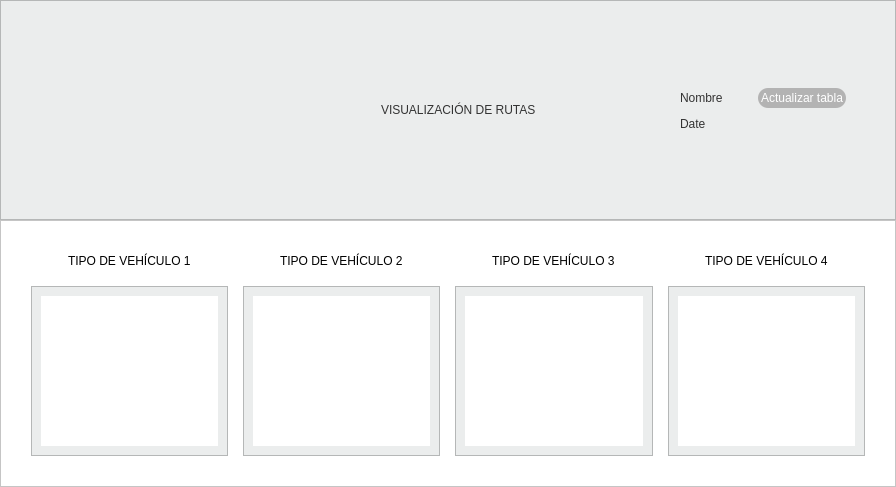
<?xml version="1.0" encoding="UTF-8"?>
<ui version="4.0">
 <class>Visualization</class>
 <widget class="QWidget" name="Visualization">
  <property name="geometry">
   <rect>
    <x>0</x>
    <y>0</y>
    <width>896</width>
    <height>487</height>
   </rect>
  </property>
  <property name="windowTitle">
   <string>Form</string>
  </property>
  <layout class="QVBoxLayout" name="verticalLayout_7">
   <property name="spacing">
    <number>0</number>
   </property>
   <property name="leftMargin">
    <number>0</number>
   </property>
   <property name="topMargin">
    <number>0</number>
   </property>
   <property name="rightMargin">
    <number>0</number>
   </property>
   <property name="bottomMargin">
    <number>0</number>
   </property>
   <item>
    <widget class="QFrame" name="frame_6">
     <property name="styleSheet">
      <string notr="true">background-color:#EBEDED;</string>
     </property>
     <property name="frameShape">
      <enum>QFrame::StyledPanel</enum>
     </property>
     <property name="frameShadow">
      <enum>QFrame::Raised</enum>
     </property>
     <layout class="QVBoxLayout" name="verticalLayout_5">
      <item>
       <layout class="QVBoxLayout" name="verticalLayout_6">
        <item>
         <spacer name="verticalSpacer_4">
          <property name="orientation">
           <enum>Qt::Vertical</enum>
          </property>
          <property name="sizeType">
           <enum>QSizePolicy::Preferred</enum>
          </property>
          <property name="sizeHint" stdset="0">
           <size>
            <width>20</width>
            <height>96</height>
           </size>
          </property>
         </spacer>
        </item>
        <item>
         <layout class="QHBoxLayout" name="horizontalLayout_10">
          <item>
           <spacer name="horizontalSpacer_9">
            <property name="orientation">
             <enum>Qt::Horizontal</enum>
            </property>
            <property name="sizeType">
             <enum>QSizePolicy::Preferred</enum>
            </property>
            <property name="sizeHint" stdset="0">
             <size>
              <width>40</width>
              <height>20</height>
             </size>
            </property>
           </spacer>
          </item>
          <item>
           <widget class="QLabel" name="icon">
            <property name="sizePolicy">
             <sizepolicy hsizetype="Preferred" vsizetype="Preferred">
              <horstretch>100</horstretch>
              <verstretch>100</verstretch>
             </sizepolicy>
            </property>
            <property name="minimumSize">
             <size>
              <width>50</width>
              <height>50</height>
             </size>
            </property>
            <property name="styleSheet">
             <string notr="true"/>
            </property>
            <property name="text">
             <string/>
            </property>
           </widget>
          </item>
          <item>
           <widget class="QLabel" name="label_5">
            <property name="styleSheet">
             <string notr="true">font: 20pt &quot;MS Shell Dlg 2&quot;;
color: #333333</string>
            </property>
            <property name="text">
             <string>VISUALIZACIÓN DE RUTAS</string>
            </property>
           </widget>
          </item>
          <item>
           <spacer name="horizontalSpacer_10">
            <property name="orientation">
             <enum>Qt::Horizontal</enum>
            </property>
            <property name="sizeType">
             <enum>QSizePolicy::Preferred</enum>
            </property>
            <property name="sizeHint" stdset="0">
             <size>
              <width>138</width>
              <height>20</height>
             </size>
            </property>
           </spacer>
          </item>
          <item>
           <layout class="QGridLayout" name="gridLayout_2">
            <item row="1" column="1">
             <widget class="QLabel" name="label_6">
              <property name="styleSheet">
               <string notr="true">font: 11pt &quot;MS Shell Dlg 2&quot;;
color:#333333;</string>
              </property>
              <property name="text">
               <string/>
              </property>
             </widget>
            </item>
            <item row="0" column="1">
             <widget class="QPushButton" name="pushButton">
              <property name="styleSheet">
               <string notr="true">background-color: #B3B3B3;
border-style: outset;
border-radius: 10px;
font: 11pt &quot;MS Shell Dlg 2&quot;;
color: white;
min-width: 7em;
max-width: 7em;
padding: 3px;</string>
              </property>
              <property name="text">
               <string>Actualizar tabla</string>
              </property>
             </widget>
            </item>
            <item row="1" column="0">
             <widget class="QLabel" name="label_date">
              <property name="sizePolicy">
               <sizepolicy hsizetype="Preferred" vsizetype="Fixed">
                <horstretch>0</horstretch>
                <verstretch>0</verstretch>
               </sizepolicy>
              </property>
              <property name="styleSheet">
               <string notr="true">font: 11pt &quot;MS Shell Dlg 2&quot;;
color:#333333;
max-width:10em;</string>
              </property>
              <property name="text">
               <string>Date              </string>
              </property>
             </widget>
            </item>
            <item row="0" column="0">
             <widget class="QLabel" name="label_user">
              <property name="sizePolicy">
               <sizepolicy hsizetype="Preferred" vsizetype="Fixed">
                <horstretch>0</horstretch>
                <verstretch>0</verstretch>
               </sizepolicy>
              </property>
              <property name="styleSheet">
               <string notr="true">font: 11pt &quot;MS Shell Dlg 2&quot;;
color:#333333;
</string>
              </property>
              <property name="text">
               <string>Nombre      </string>
              </property>
             </widget>
            </item>
           </layout>
          </item>
          <item>
           <spacer name="horizontalSpacer_11">
            <property name="orientation">
             <enum>Qt::Horizontal</enum>
            </property>
            <property name="sizeType">
             <enum>QSizePolicy::Preferred</enum>
            </property>
            <property name="sizeHint" stdset="0">
             <size>
              <width>40</width>
              <height>20</height>
             </size>
            </property>
           </spacer>
          </item>
         </layout>
        </item>
        <item>
         <spacer name="verticalSpacer_3">
          <property name="orientation">
           <enum>Qt::Vertical</enum>
          </property>
          <property name="sizeType">
           <enum>QSizePolicy::Preferred</enum>
          </property>
          <property name="sizeHint" stdset="0">
           <size>
            <width>20</width>
            <height>96</height>
           </size>
          </property>
         </spacer>
        </item>
       </layout>
      </item>
     </layout>
    </widget>
   </item>
   <item>
    <widget class="QFrame" name="frame">
     <property name="styleSheet">
      <string notr="true">background-color:white;</string>
     </property>
     <property name="frameShape">
      <enum>QFrame::StyledPanel</enum>
     </property>
     <property name="frameShadow">
      <enum>QFrame::Raised</enum>
     </property>
     <layout class="QHBoxLayout" name="horizontalLayout_9">
      <property name="spacing">
       <number>15</number>
      </property>
      <property name="leftMargin">
       <number>30</number>
      </property>
      <property name="topMargin">
       <number>30</number>
      </property>
      <property name="rightMargin">
       <number>30</number>
      </property>
      <property name="bottomMargin">
       <number>30</number>
      </property>
      <item>
       <layout class="QVBoxLayout" name="verticalLayout">
        <item>
         <layout class="QHBoxLayout" name="horizontalLayout_5">
          <item>
           <spacer name="horizontalSpacer">
            <property name="orientation">
             <enum>Qt::Horizontal</enum>
            </property>
            <property name="sizeHint" stdset="0">
             <size>
              <width>40</width>
              <height>20</height>
             </size>
            </property>
           </spacer>
          </item>
          <item>
           <widget class="QLabel" name="label">
            <property name="styleSheet">
             <string notr="true">color:black;
font: 12pt &quot;MS Shell Dlg 2&quot;;</string>
            </property>
            <property name="text">
             <string>TIPO DE VEHÍCULO 1</string>
            </property>
           </widget>
          </item>
          <item>
           <spacer name="horizontalSpacer_2">
            <property name="orientation">
             <enum>Qt::Horizontal</enum>
            </property>
            <property name="sizeHint" stdset="0">
             <size>
              <width>40</width>
              <height>20</height>
             </size>
            </property>
           </spacer>
          </item>
         </layout>
        </item>
        <item>
         <widget class="QFrame" name="frame_2">
          <property name="styleSheet">
           <string notr="true">background-color:#EBEDED;</string>
          </property>
          <property name="frameShape">
           <enum>QFrame::StyledPanel</enum>
          </property>
          <property name="frameShadow">
           <enum>QFrame::Raised</enum>
          </property>
          <layout class="QHBoxLayout" name="horizontalLayout">
           <item>
            <widget class="QTableWidget" name="table_1">
             <property name="styleSheet">
              <string notr="true">QTableWidget{
background-color: white;
border-top: 2.5px solid white;
border-bottom: 2.5px solid white;
border-right: 2.5px solid white;
border-left: 2.5px solid white;
gridline-color: #B3B3B3;
font: 9pt &quot;MS Shell Dlg 2&quot;;
}
</string>
             </property>
             <property name="horizontalScrollBarPolicy">
              <enum>Qt::ScrollBarAlwaysOff</enum>
             </property>
             <property name="autoScroll">
              <bool>true</bool>
             </property>
             <property name="editTriggers">
              <set>QAbstractItemView::NoEditTriggers</set>
             </property>
             <property name="columnCount">
              <number>12</number>
             </property>
             <attribute name="horizontalHeaderVisible">
              <bool>false</bool>
             </attribute>
             <attribute name="horizontalHeaderDefaultSectionSize">
              <number>120</number>
             </attribute>
             <attribute name="verticalHeaderVisible">
              <bool>false</bool>
             </attribute>
             <column/>
             <column/>
             <column/>
             <column/>
             <column/>
             <column/>
             <column/>
             <column/>
             <column/>
             <column/>
             <column/>
             <column/>
            </widget>
           </item>
          </layout>
         </widget>
        </item>
       </layout>
      </item>
      <item>
       <layout class="QVBoxLayout" name="verticalLayout_2">
        <item>
         <layout class="QHBoxLayout" name="horizontalLayout_6">
          <item>
           <spacer name="horizontalSpacer_3">
            <property name="orientation">
             <enum>Qt::Horizontal</enum>
            </property>
            <property name="sizeHint" stdset="0">
             <size>
              <width>40</width>
              <height>20</height>
             </size>
            </property>
           </spacer>
          </item>
          <item>
           <widget class="QLabel" name="label_2">
            <property name="styleSheet">
             <string notr="true">color:black;
font: 12pt &quot;MS Shell Dlg 2&quot;;</string>
            </property>
            <property name="text">
             <string>TIPO DE VEHÍCULO 2</string>
            </property>
           </widget>
          </item>
          <item>
           <spacer name="horizontalSpacer_4">
            <property name="orientation">
             <enum>Qt::Horizontal</enum>
            </property>
            <property name="sizeHint" stdset="0">
             <size>
              <width>40</width>
              <height>20</height>
             </size>
            </property>
           </spacer>
          </item>
         </layout>
        </item>
        <item>
         <widget class="QFrame" name="frame_3">
          <property name="styleSheet">
           <string notr="true">background-color:#EBEDED;</string>
          </property>
          <property name="frameShape">
           <enum>QFrame::StyledPanel</enum>
          </property>
          <property name="frameShadow">
           <enum>QFrame::Raised</enum>
          </property>
          <layout class="QHBoxLayout" name="horizontalLayout_2">
           <item>
            <widget class="QTableWidget" name="table_2">
             <property name="styleSheet">
              <string notr="true">QTableWidget{
background-color: white;
border-top: 2.5px solid white;
border-bottom: 2.5px solid white;
border-right: 2.5px solid white;
border-left: 2.5px solid white;
gridline-color: #B3B3B3;
font: 9pt &quot;MS Shell Dlg 2&quot;;
}
</string>
             </property>
             <property name="horizontalScrollBarPolicy">
              <enum>Qt::ScrollBarAlwaysOff</enum>
             </property>
             <property name="autoScroll">
              <bool>true</bool>
             </property>
             <property name="editTriggers">
              <set>QAbstractItemView::NoEditTriggers</set>
             </property>
             <property name="columnCount">
              <number>12</number>
             </property>
             <attribute name="horizontalHeaderVisible">
              <bool>false</bool>
             </attribute>
             <attribute name="horizontalHeaderDefaultSectionSize">
              <number>120</number>
             </attribute>
             <attribute name="verticalHeaderVisible">
              <bool>false</bool>
             </attribute>
             <column/>
             <column/>
             <column/>
             <column/>
             <column/>
             <column/>
             <column/>
             <column/>
             <column/>
             <column/>
             <column/>
             <column/>
            </widget>
           </item>
          </layout>
         </widget>
        </item>
       </layout>
      </item>
      <item>
       <layout class="QVBoxLayout" name="verticalLayout_3">
        <item>
         <layout class="QHBoxLayout" name="horizontalLayout_7">
          <item>
           <spacer name="horizontalSpacer_6">
            <property name="orientation">
             <enum>Qt::Horizontal</enum>
            </property>
            <property name="sizeHint" stdset="0">
             <size>
              <width>40</width>
              <height>20</height>
             </size>
            </property>
           </spacer>
          </item>
          <item>
           <widget class="QLabel" name="label_3">
            <property name="styleSheet">
             <string notr="true">color:black;
font: 12pt &quot;MS Shell Dlg 2&quot;;</string>
            </property>
            <property name="text">
             <string>TIPO DE VEHÍCULO 3</string>
            </property>
           </widget>
          </item>
          <item>
           <spacer name="horizontalSpacer_5">
            <property name="orientation">
             <enum>Qt::Horizontal</enum>
            </property>
            <property name="sizeHint" stdset="0">
             <size>
              <width>40</width>
              <height>20</height>
             </size>
            </property>
           </spacer>
          </item>
         </layout>
        </item>
        <item>
         <widget class="QFrame" name="frame_4">
          <property name="styleSheet">
           <string notr="true">background-color:#EBEDED;</string>
          </property>
          <property name="frameShape">
           <enum>QFrame::StyledPanel</enum>
          </property>
          <property name="frameShadow">
           <enum>QFrame::Raised</enum>
          </property>
          <layout class="QHBoxLayout" name="horizontalLayout_3">
           <item>
            <widget class="QTableWidget" name="table_3">
             <property name="styleSheet">
              <string notr="true">QTableWidget{
background-color: white;
border-top: 2.5px solid white;
border-bottom: 2.5px solid white;
border-right: 2.5px solid white;
border-left: 2.5px solid white;
gridline-color: #B3B3B3;
font: 9pt &quot;MS Shell Dlg 2&quot;;
}
</string>
             </property>
             <property name="horizontalScrollBarPolicy">
              <enum>Qt::ScrollBarAlwaysOff</enum>
             </property>
             <property name="autoScroll">
              <bool>true</bool>
             </property>
             <property name="editTriggers">
              <set>QAbstractItemView::NoEditTriggers</set>
             </property>
             <property name="columnCount">
              <number>12</number>
             </property>
             <attribute name="horizontalHeaderVisible">
              <bool>false</bool>
             </attribute>
             <attribute name="horizontalHeaderDefaultSectionSize">
              <number>120</number>
             </attribute>
             <attribute name="verticalHeaderVisible">
              <bool>false</bool>
             </attribute>
             <column/>
             <column/>
             <column/>
             <column/>
             <column/>
             <column/>
             <column/>
             <column/>
             <column/>
             <column/>
             <column/>
             <column/>
            </widget>
           </item>
          </layout>
         </widget>
        </item>
       </layout>
      </item>
      <item>
       <layout class="QVBoxLayout" name="verticalLayout_4">
        <item>
         <layout class="QHBoxLayout" name="horizontalLayout_8">
          <item>
           <spacer name="horizontalSpacer_7">
            <property name="orientation">
             <enum>Qt::Horizontal</enum>
            </property>
            <property name="sizeHint" stdset="0">
             <size>
              <width>40</width>
              <height>20</height>
             </size>
            </property>
           </spacer>
          </item>
          <item>
           <widget class="QLabel" name="label_4">
            <property name="styleSheet">
             <string notr="true">color:black;
font: 12pt &quot;MS Shell Dlg 2&quot;;</string>
            </property>
            <property name="text">
             <string>TIPO DE VEHÍCULO 4</string>
            </property>
           </widget>
          </item>
          <item>
           <spacer name="horizontalSpacer_8">
            <property name="orientation">
             <enum>Qt::Horizontal</enum>
            </property>
            <property name="sizeHint" stdset="0">
             <size>
              <width>40</width>
              <height>20</height>
             </size>
            </property>
           </spacer>
          </item>
         </layout>
        </item>
        <item>
         <widget class="QFrame" name="frame_5">
          <property name="styleSheet">
           <string notr="true">background-color:#EBEDED;</string>
          </property>
          <property name="frameShape">
           <enum>QFrame::StyledPanel</enum>
          </property>
          <property name="frameShadow">
           <enum>QFrame::Raised</enum>
          </property>
          <layout class="QHBoxLayout" name="horizontalLayout_4">
           <item>
            <widget class="QTableWidget" name="table_4">
             <property name="styleSheet">
              <string notr="true">QTableWidget{
background-color: white;
border-top: 2.5px solid white;
border-bottom: 2.5px solid white;
border-right: 2.5px solid white;
border-left: 2.5px solid white;
gridline-color: #B3B3B3;
font: 9pt &quot;MS Shell Dlg 2&quot;;
}
</string>
             </property>
             <property name="horizontalScrollBarPolicy">
              <enum>Qt::ScrollBarAlwaysOff</enum>
             </property>
             <property name="autoScroll">
              <bool>true</bool>
             </property>
             <property name="editTriggers">
              <set>QAbstractItemView::NoEditTriggers</set>
             </property>
             <property name="columnCount">
              <number>12</number>
             </property>
             <attribute name="horizontalHeaderVisible">
              <bool>false</bool>
             </attribute>
             <attribute name="horizontalHeaderDefaultSectionSize">
              <number>120</number>
             </attribute>
             <attribute name="verticalHeaderVisible">
              <bool>false</bool>
             </attribute>
             <column/>
             <column/>
             <column/>
             <column/>
             <column/>
             <column/>
             <column/>
             <column/>
             <column/>
             <column/>
             <column/>
             <column/>
            </widget>
           </item>
          </layout>
         </widget>
        </item>
       </layout>
      </item>
     </layout>
    </widget>
   </item>
   <item>
    <widget class="QFrame" name="frame_7">
     <property name="styleSheet">
      <string notr="true">background-color:white;</string>
     </property>
     <property name="frameShape">
      <enum>QFrame::StyledPanel</enum>
     </property>
     <property name="frameShadow">
      <enum>QFrame::Raised</enum>
     </property>
    </widget>
   </item>
  </layout>
 </widget>
 <resources/>
 <connections/>
</ui>
